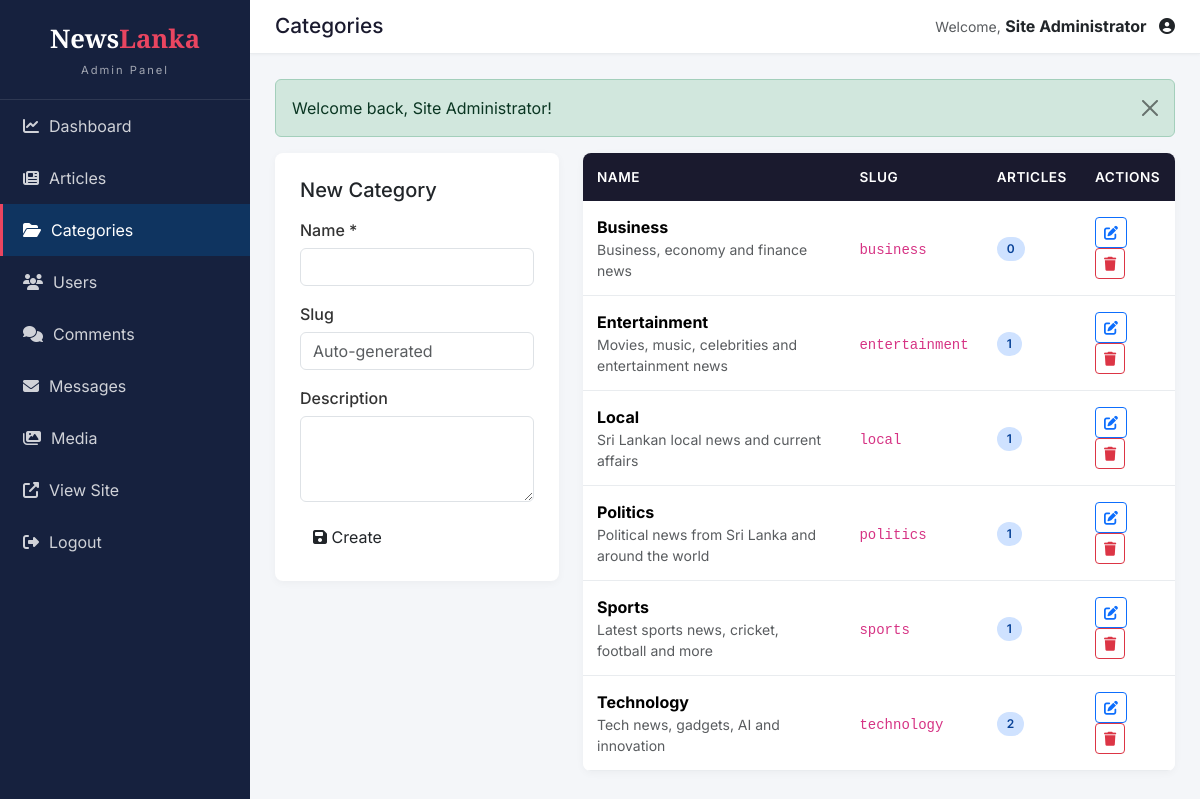
Screenshot of /admin/categories.php (signed in) with the database file from the repository.
### tables this page shows
CREATE TABLE categories (
    id INT AUTO_INCREMENT PRIMARY KEY,
    name VARCHAR(80) NOT NULL UNIQUE,
    slug VARCHAR(100) NOT NULL UNIQUE,
    description TEXT,
    created_at TIMESTAMP DEFAULT CURRENT_TIMESTAMP
);

### includes/functions.php (called while the page is built, shortened)
<?php
require_once __DIR__ . '/db.php';
function e($string) {
    return htmlspecialchars($string ?? '', ENT_QUOTES, 'UTF-8');
}
function truncate($text, $length = 150) {
    $text = strip_tags($text);
    if (strlen($text) <= $length) return $text;
    return substr($text, 0, $length) . '...';
}

### includes/db.php (called while the page is built, shortened)
<?php
class Database {
    private static $instance = null;
    private $pdo;
    private function __construct() {
        $dsn = "mysql:host=" . DB_HOST . ";dbname=" . DB_NAME . ";charset=" . DB_CHARSET;
        $options = [
            PDO::ATTR_ERRMODE            => PDO::ERRMODE_EXCEPTION,
            PDO::ATTR_DEFAULT_FETCH_MODE => PDO::FETCH_ASSOC,
            PDO::ATTR_EMULATE_PREPARES   => false,
        ];
        try {
            $this->pdo = new PDO($dsn, DB_USER, DB_PASS, $options);
        } catch (PDOException $e) {
            die("Database connection failed: " . $e->getMessage());
        }
    }
    public static function getInstance() {
        if (self::$instance === null) {
            self::$instance = new self();
        }
        return self::$instance;
    }
    public function getConnection() {
        return $this->pdo;
    }
}
function db() {
    return Database::getInstance()->getConnection();
}

### admin/categories.php (the view, shortened to what this page needs)
<?php
require_once __DIR__ . '/../includes/functions.php';
$edit = ['id' => 0, 'name' => '', 'slug' => '', 'description' => ''];
$categories = db()->query("
    SELECT c.*, (SELECT COUNT(*) FROM articles a WHERE a.category_id = c.id) AS article_count
    FROM categories c ORDER BY c.name
")->fetchAll();
include __DIR__ . '/_layout_top.php';
?>
<div class="row g-4">
    <div class="col-lg-4">
        <div class="form-card">
            <h5 class="mb-3"><?= $edit['id'] ? 'Edit Category' : 'New Category' ?></h5>
            <form method="post">
                <div class="mb-3">
                    <label class="form-label">Name *</label>
                    <input type="text" name="name" class="form-control" value="<?= e($edit['name']) ?>" required>
                </div>
                <div class="mb-3">
                    <label class="form-label">Slug</label>
                    <input type="text" name="slug" class="form-control" value="<?= e($edit['slug']) ?>" placeholder="Auto-generated">
                </div>
                <div class="mb-3">
                    <label class="form-label">Description</label>
                    <textarea name="description" class="form-control" rows="3"><?= e($edit['description']) ?></textarea>
                </div>
                <button class="btn btn-accent"><i class="fas fa-save"></i> <?= $edit['id'] ? 'Update' : 'Create' ?></button>
            </form>
        </div>
    </div>
    <div class="col-lg-8">
        <div class="admin-table">
            <table class="table mb-0">
                <thead><tr><th>Name</th><th>Slug</th><th>Articles</th><th>Actions</th></tr></thead>
                <tbody>
                <?php foreach ($categories as $c): ?>
                    <tr>
                        <td>
                            <strong><?= e($c['name']) ?></strong>
                            <?php if ($c['description']): ?>
                                <div class="small text-muted"><?= e(truncate($c['description'], 80)) ?></div>
                            <?php endif; ?>
                        </td>
                        <td><code><?= e($c['slug']) ?></code></td>
                        <td><span class="pill pill-info"><?= $c['article_count'] ?></span></td>
                        <td>
                            <a href="?edit=<?= $c['id'] ?>" class="btn btn-sm btn-outline-primary"><i class="fas fa-edit"></i></a>
                            <form method="post" class="d-inline" data-confirm="Delete this category? All articles in it will also be deleted.">
                                <button class="btn btn-sm btn-outline-danger"><i class="fas fa-trash"></i></button>
                            </form>
                        </td>
                    </tr>
                <?php endforeach; ?>
                </tbody>
            </table>
        </div>
    </div>
</div>
<?php include __DIR__ . '/_layout_bottom.php'; ?>

### public/assets/css/admin.css (style rules this page uses)
:root { --admin-primary: #1a1a2e; --admin-accent: #e94560; --admin-sidebar: #16213e; --admin-sidebar-active: #0f3460; }
body.admin-body { background: #f4f6f9; font-family: 'Inter', sans-serif; margin: 0; }
.admin-table { background: #fff; border-radius: 8px; overflow: hidden; box-shadow: 0 2px 8px rgba(0,0,0,0.04); }
.admin-table table { margin: 0; }
.admin-table thead th { background: var(--admin-primary); color: #fff; font-weight: 600; font-size: 0.85rem; text-transform: uppercase; letter-spacing: 0.5px; padding: 14px; border: none; }
.admin-table tbody td { padding: 14px; vertical-align: middle; border-bottom: 1px solid #e9ecef; }
.pill { display: inline-block; padding: 3px 10px; border-radius: 12px; font-size: 0.75rem; font-weight: 600; text-transform: uppercase; }
.pill-info { background: #cfe2ff; color: #084298; }
.form-card { background: #fff; border-radius: 8px; padding: 25px; box-shadow: 0 2px 8px rgba(0,0,0,0.04); }
.form-card label { font-weight: 500; color: #333; margin-bottom: 6px; }

### rows the page displays
categories: name "Business", description "Business, economy and finance news", slug "business", article_count "0"
categories: name "Entertainment", description "Movies, music, celebrities and entertainment news", slug "entertainment", article_count "1"
categories: name "Local", description "Sri Lankan local news and current affairs", slug "local", article_count "1"
categories: name "Politics", description "Political news from Sri Lanka and around the world", slug "politics", article_count "1"
categories: name "Sports", description "Latest sports news, cricket, football and more", slug "sports", article_count "1"
categories: name "Technology", description "Tech news, gadgets, AI and innovation", slug "technology", article_count "2"

### other values shown
$page_title "Categories"
current_user()['name'] "Site Administrator"
$fs "Welcome back, Site Administrator!"
